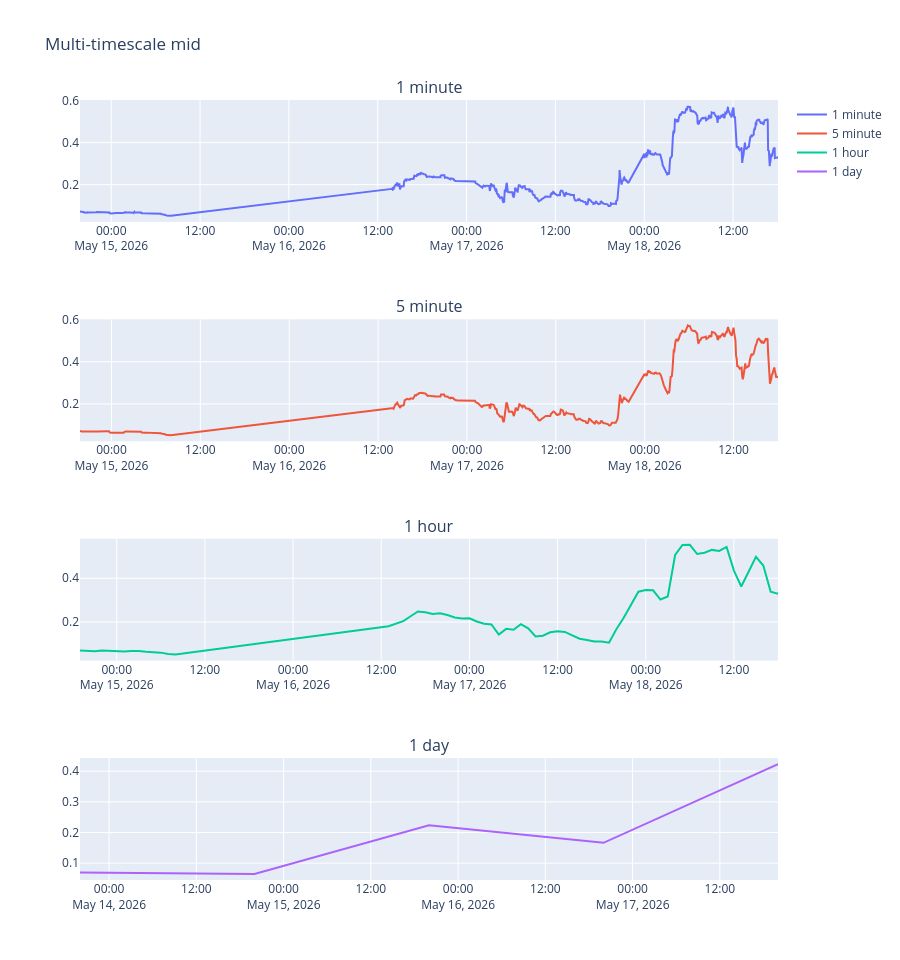

The cell this chart's notebook holds for it:
### Markdown cell above
## Section 5: Pick a market and look at it

### Code cell
# Pick the market with the most top-of-book changes
most_active = movement.sort_values("distinct_top_bids", ascending=False).iloc[0]
market_id = most_active["market_id"]
print(
    f"Most active market: {market_id} (venue={most_active['venue']}, snapshots={most_active['snapshots']}, distinct_top_bids={most_active['distinct_top_bids']})"
)

aggs = multi_timescale_aggregation(con, market_id)
plot_multi_timescale_overlay(aggs)
